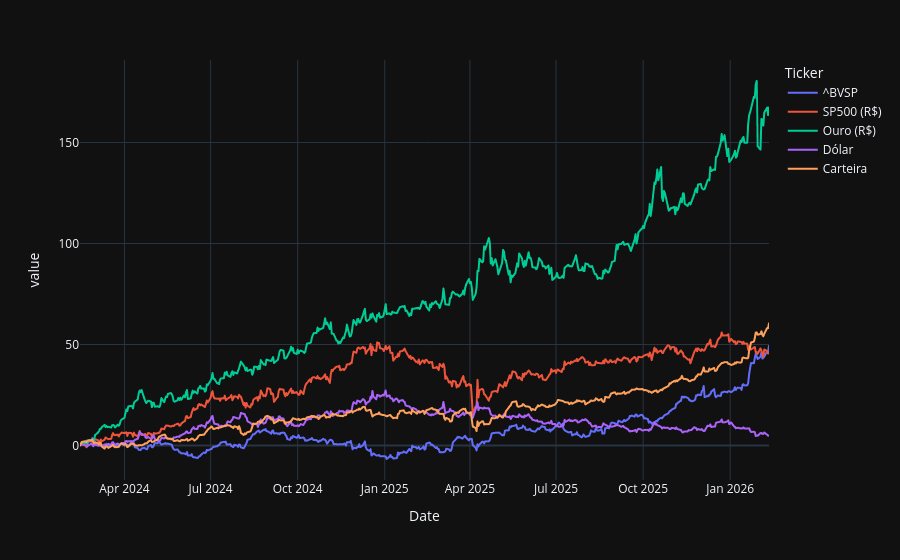

The notebook cell saved with this chart:
### Code cell
df_comparacao = (df_comparacao / df_comparacao.iloc[0] - 1 ) * 100
display(df_comparacao)

import plotly.express as px

grafico = px.line(df_comparacao, x=df_comparacao.index, y=df_comparacao.columns)
grafico.update_layout(template="plotly_dark")
grafico.show()

### Figure 1 — Plotly figure (JSON) as saved in the notebook; plotly's stock layout.template omitted (floating-point values rounded to 4 significant figures; data arrays with more than 128 entries replaced by an {"elided": "..."} marker saying what was removed)
{"data": [{"hovertemplate": "Ticker=^BVSP<br>Date=%{x}<br>value=%{y}<extra></extra>", "legendgroup": "^BVSP", "line": {"color": "#636efa", "dash": "solid"}, "marker": {"symbol": "circle"}, "mode": "lines", "name": "^BVSP", "showlegend": true, "type": "scattergl", "x": {"elided": "517 str values"}, "xaxis": "x", "y": {"elided": "517 float values"}, "yaxis": "y"}, {"hovertemplate": "Ticker=SP500 (R$)<br>Date=%{x}<br>value=%{y}<extra></extra>", "legendgroup": "SP500 (R$)", "line": {"color": "#EF553B", "dash": "solid"}, "marker": {"symbol": "circle"}, "mode": "lines", "name": "SP500 (R$)", "showlegend": true, "type": "scattergl", "x": {"elided": "517 str values"}, "xaxis": "x", "y": {"elided": "517 float values"}, "yaxis": "y"}, {"hovertemplate": "Ticker=Ouro (R$)<br>Date=%{x}<br>value=%{y}<extra></extra>", "legendgroup": "Ouro (R$)", "line": {"color": "#00cc96", "dash": "solid"}, "marker": {"symbol": "circle"}, "mode": "lines", "name": "Ouro (R$)", "showlegend": true, "type": "scattergl", "x": {"elided": "517 str values"}, "xaxis": "x", "y": {"elided": "517 float values"}, "yaxis": "y"}, {"hovertemplate": "Ticker=Dólar<br>Date=%{x}<br>value=%{y}<extra></extra>", "legendgroup": "Dólar", "line": {"color": "#ab63fa", "dash": "solid"}, "marker": {"symbol": "circle"}, "mode": "lines", "name": "Dólar", "showlegend": true, "type": "scattergl", "x": {"elided": "517 str values"}, "xaxis": "x", "y": {"elided": "517 float values"}, "yaxis": "y"}, {"hovertemplate": "Ticker=Carteira<br>Date=%{x}<br>value=%{y}<extra></extra>", "legendgroup": "Carteira", "line": {"color": "#FFA15A", "dash": "solid"}, "marker": {"symbol": "circle"}, "mode": "lines", "name": "Carteira", "showlegend": true, "type": "scattergl", "x": {"elided": "517 str values"}, "xaxis": "x", "y": {"elided": "517 float values"}, "yaxis": "y"}], "layout": {"legend": {"title": {"text": "Ticker"}, "tracegroupgap": 0}, "margin": {"t": 60}, "xaxis": {"anchor": "y", "domain": [0, 1], "title": {"text": "Date"}}, "yaxis": {"anchor": "x", "domain": [0, 1], "title": {"text": "value"}}}}
